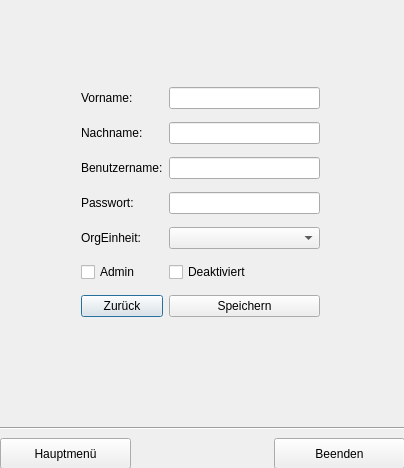
<?xml version="1.0" encoding="UTF-8"?>
<ui version="4.0">
 <class>frmBenutzerAendern</class>
 <widget class="QDialog" name="frmBenutzerAendern">
  <property name="geometry">
   <rect>
    <x>0</x>
    <y>0</y>
    <width>404</width>
    <height>468</height>
   </rect>
  </property>
  <property name="windowTitle">
   <string>Dialog</string>
  </property>
  <widget class="QWidget" name="layoutWidget">
   <property name="geometry">
    <rect>
     <x>81</x>
     <y>80</y>
     <width>239</width>
     <height>251</height>
    </rect>
   </property>
   <layout class="QGridLayout" name="gridLayout">
    <item row="0" column="0">
     <widget class="QLabel" name="lblVorname">
      <property name="text">
       <string>Vorname:</string>
      </property>
     </widget>
    </item>
    <item row="0" column="1">
     <widget class="QLineEdit" name="edtVorname"/>
    </item>
    <item row="1" column="0">
     <widget class="QLabel" name="lblNachname">
      <property name="text">
       <string>Nachname:</string>
      </property>
     </widget>
    </item>
    <item row="1" column="1">
     <widget class="QLineEdit" name="edtNachname"/>
    </item>
    <item row="2" column="0">
     <widget class="QLabel" name="lblBenutzername">
      <property name="text">
       <string>Benutzername:</string>
      </property>
     </widget>
    </item>
    <item row="2" column="1">
     <widget class="QLineEdit" name="edtBenutzername"/>
    </item>
    <item row="3" column="0">
     <widget class="QLabel" name="lblPasswort">
      <property name="text">
       <string>Passwort:</string>
      </property>
     </widget>
    </item>
    <item row="3" column="1">
     <widget class="QLineEdit" name="edtPasswort"/>
    </item>
    <item row="4" column="0">
     <widget class="QLabel" name="lblOrgEinheit">
      <property name="text">
       <string>OrgEinheit:</string>
      </property>
     </widget>
    </item>
    <item row="4" column="1">
     <widget class="QComboBox" name="cbOrgEinheit"/>
    </item>
    <item row="5" column="0">
     <widget class="QCheckBox" name="cbAdmin">
      <property name="text">
       <string>Admin</string>
      </property>
     </widget>
    </item>
    <item row="5" column="1">
     <widget class="QCheckBox" name="cbDeaktiviert">
      <property name="text">
       <string>Deaktiviert</string>
      </property>
     </widget>
    </item>
    <item row="6" column="0">
     <widget class="QPushButton" name="btnZurueck">
      <property name="text">
       <string>Zurück</string>
      </property>
     </widget>
    </item>
    <item row="6" column="1">
     <widget class="QPushButton" name="btnSpeichern">
      <property name="text">
       <string>Speichern</string>
      </property>
     </widget>
    </item>
   </layout>
  </widget>
  <widget class="QPushButton" name="pbBeenden">
   <property name="geometry">
    <rect>
     <x>274</x>
     <y>438</y>
     <width>131</width>
     <height>31</height>
    </rect>
   </property>
   <property name="text">
    <string>Beenden</string>
   </property>
  </widget>
  <widget class="QPushButton" name="pbMenue">
   <property name="geometry">
    <rect>
     <x>0</x>
     <y>438</y>
     <width>131</width>
     <height>31</height>
    </rect>
   </property>
   <property name="text">
    <string>Hauptmenü</string>
   </property>
  </widget>
  <widget class="Line" name="line">
   <property name="geometry">
    <rect>
     <x>0</x>
     <y>420</y>
     <width>411</width>
     <height>16</height>
    </rect>
   </property>
   <property name="orientation">
    <enum>Qt::Horizontal</enum>
   </property>
  </widget>
 </widget>
 <resources/>
 <connections/>
</ui>
